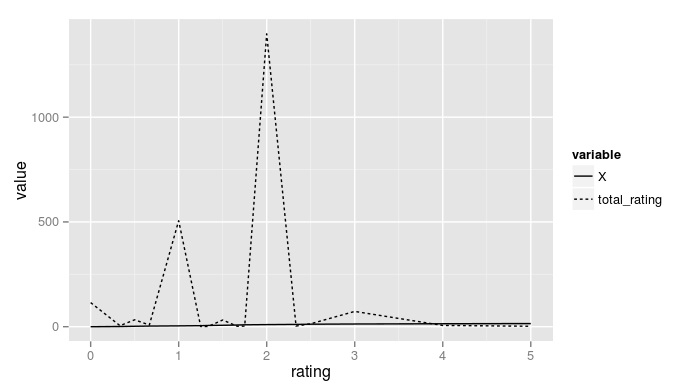

Source code (R):
library(ggplot2)
library(reshape)

#read data
data = read.table(file.choose(), header=T,sep=",")

#melt data “rating vs. all”
data2=melt(data,id=c("rating"))
data2
max(data2$rating)
qplot(rating,value,data=data2,geom="line",linetype=variable)
